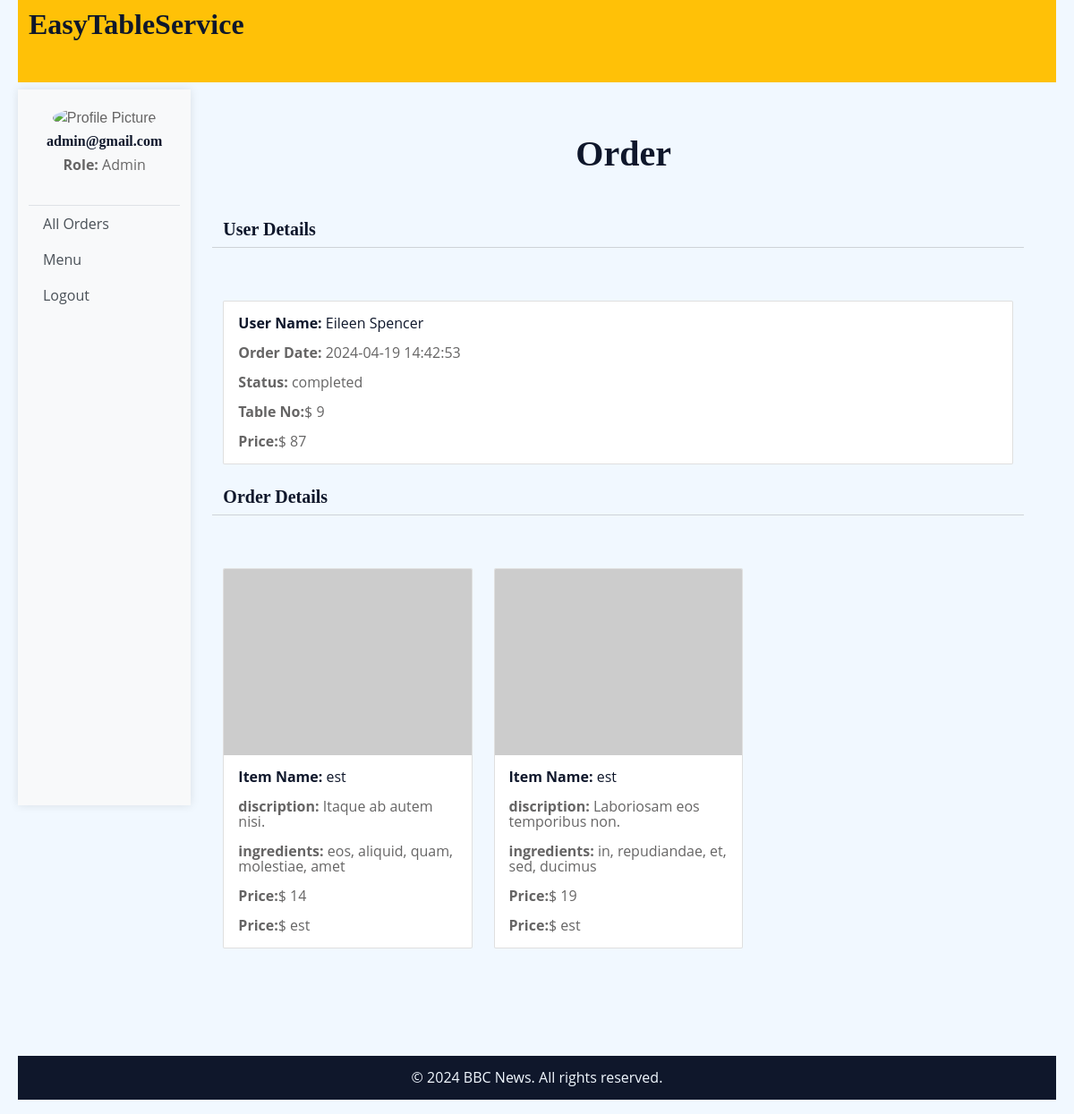
The app's page /Admin/moreInfo.php?cname=Eileen Spencer&oid=3 (signed in) with its own data.
### tables this page shows
CREATE TABLE `order` (
  `id` int(255) NOT NULL,
  `customerName` text NOT NULL,
  `ImgUrl` text NOT NULL,
  `orderDate` datetime NOT NULL,
  `status` text NOT NULL,
  `tableNo` int(77) NOT NULL,
  `price` int(77) NOT NULL
);

CREATE TABLE `mainmanu` (
  `id` int(255) NOT NULL,
  `discription` text NOT NULL,
  `imgUrl` text NOT NULL,
  `ingredients` text NOT NULL,
  `name` text NOT NULL,
  `price` int(77) NOT NULL
);

### Admin/moreInfo.php (the view)
<?php
include "conn.php";
include "adminHeader.php";
?>
<div class="container-xxl py-5 col-md-10">
    <div class="container">
        <div class="text-center wow fadeInUp" data-wow-delay="0.1s">
            <h1 class="mb-5">Order</h1>
        </div>
        <div class="row g-4">
        <h5>User Details</h5>
        <hr style="margin:0px 0px 35px 0px;">
            <?php
            if(isset($_GET['cname'])){
                $cname=$_GET['cname'];
            $query = "SELECT * FROM `order` where customerName='$cname'";
            $res = mysqli_query($conn, $query);
            while ($row = mysqli_fetch_assoc($res)) {
            ?>
                    <div class="col-md-12 mb-4">
                        <div class="card">
                            <div class="card-body">
                                <p class="card-text text-dark"><b>User Name:</b>
                                    <?php echo $row['customerName']; ?>
                                  </p>
                                <p class="card-text"><strong>Order Date:</strong>
                                    <?php echo $row['orderDate']; ?>
                                </p>
                                <p class="card-text"><strong>Status:</strong>
                                    <?php echo $row['status']; ?>
                                </p>
                                <p class="card-text"><strong>Table No:</strong>$
                                    <?php echo $row['tableNo']; ?>
                                </p>
                                <p class="card-text"><strong>Price:</strong>$
                                    <?php echo $row['price']; ?>
                                </p>
                            </div>
                        </div>
                    </div>
            <?php }} ?>
        </div>
        <div class="row g-4">
        <h5>Order Details</h5>
        <hr style="margin:0px 0px 35px 0px;">
            <?php
            if(isset($_GET['oid'])){
                $oid=$_GET['oid'];
                $query="SELECT
                mm.*
            FROM
                `order` o
            JOIN
                `totaliteminorder` tio ON o.id = tio.order_id
            JOIN
                `mainmanu` mm ON tio.main_menu_id = mm.id
            WHERE
                o.id = $oid";
            $res = mysqli_query($conn, $query);
            while ($row = mysqli_fetch_assoc($res)) {
            ?>
                    <div class="col-md-4 mb-4">
                        <div class="card">
                            <img src="<?php echo $row['imgUrl']; ?>" class="card-img-top" alt="Food Image">
                            <div class="card-body">
                                <p class="card-text text-dark"><b>Item Name:</b>
                                    <?php echo $row['name']; ?>
            </p>
                                <p class="card-text"><strong>discription:</strong>
                                    <?php echo $row['discription']; ?>
                                </p>
                                <p class="card-text"><strong>ingredients:</strong>
                                    <?php echo $row['ingredients']; ?>
                                </p>
                                <p class="card-text"><strong>Price:</strong>$
                                    <?php echo $row['price']; ?>
                                </p>
                                <p class="card-text"><strong>Price:</strong>$
                                    <?php echo $row['name']; ?>
                                </p>
                            </div>
                        </div>
                    </div>
            <?php }} ?>
        </div>
    </div>
</div>
<?php include "adminFooter.php"; ?>

### Admin/adminHeader.php (shortened to what this page needs)
<?php
$AdminID=$_SESSION['adminloged'];
include "conn.php";
$qry="SELECT * FROM admin where id='$AdminID'";
$data=mysqli_query($conn,$qry);
$arr=mysqli_fetch_assoc($data);
?>
<!DOCTYPE html>
<html lang="en">
<head>
    <link rel="stylesheet" href="../css/all.min.css">
    <link rel="stylesheet" href="../css/bootstrap.min.css">
  <link rel="stylesheet" href="../css/style1.css">
</head>
<body>
  <div class="container-fluid">
    <div class="row">
      <nav class="bg-warning mb-2 col-md-12 py-2">
        <a class="navbar-brand fw-bold text-white" href="#"><h2 class="">EasyTableService</h2></a>
      </nav>
    </div>
    <div class="row">
      <div class="sidebar col-md-2">
        <div class="user-details">
          <img src="../img/team-1.jpg" class="profile-pic mb-1" alt="Profile Picture">
          <h6><?php echo $arr['email'];?></h6>
          <p><b>Role: </b>Admin</p>
        </div>
        <ul class="nav flex-column">
          <li class="nav-item">
            <a class="nav-link animsition-link" href="aAllOrders.php">All Orders</a>
          </li>
          <li class="nav-item">
            <a class="nav-link animsition-link" href="aMenu.php">Menu</a>
          </li>
          <li class="nav-item">
            <a class="nav-link animsition-link" href="../index.php">Logout</a>
          </li>
        </ul>
      </div>

### css/style1.css (style rules this page uses)
:root { --color-primary:rgb(0, 0, 0); --background-color:rgb(255, 255, 255); --hr-color:rgb(207, 202, 202); --icon-color:gray; }
h1,h2,h3,h4,h5,h6 { font-family:Montserrat; font-weight: bold; }
p,small,span,ul,li,strong,pre { font-family:Open Sans; }
body { overflow-x: hidden; margin: 0px 20px; }
p { line-height: 17px; }
a { text-decoration: none; color: black; }
.container-fluid,.header { padding-right: 0px; }
.row,.fheading { margin-right: 0px; }
.sidebar { max-width: 200px; height: 100vh; background-color: #f8f9fa; box-shadow: 0 0 10px rgba(0, 0, 0, 0.1); }
.profile-pic { width: 100px; height: 100px; border-radius: 50%; }
.user-details { text-align: center; padding: 20px; border-bottom: 1px solid #dee2e6; }
.nav-link { color: #495057; }

### records on screen
order: customerName "Eileen Spencer", orderDate "2024-04-19 14:42:53", status "completed", tableNo "9", price "87"
mainmanu: name "est", discription "Itaque ab autem nisi.", ingredients "eos, aliquid, quam, molestiae, amet", price "14"
mainmanu: name "est", discription "Laboriosam eos temporibus non.", ingredients "in, repudiandae, et, sed, ducimus", price "19"

### other values on screen
$arr['email'] "admin@gmail.com"
